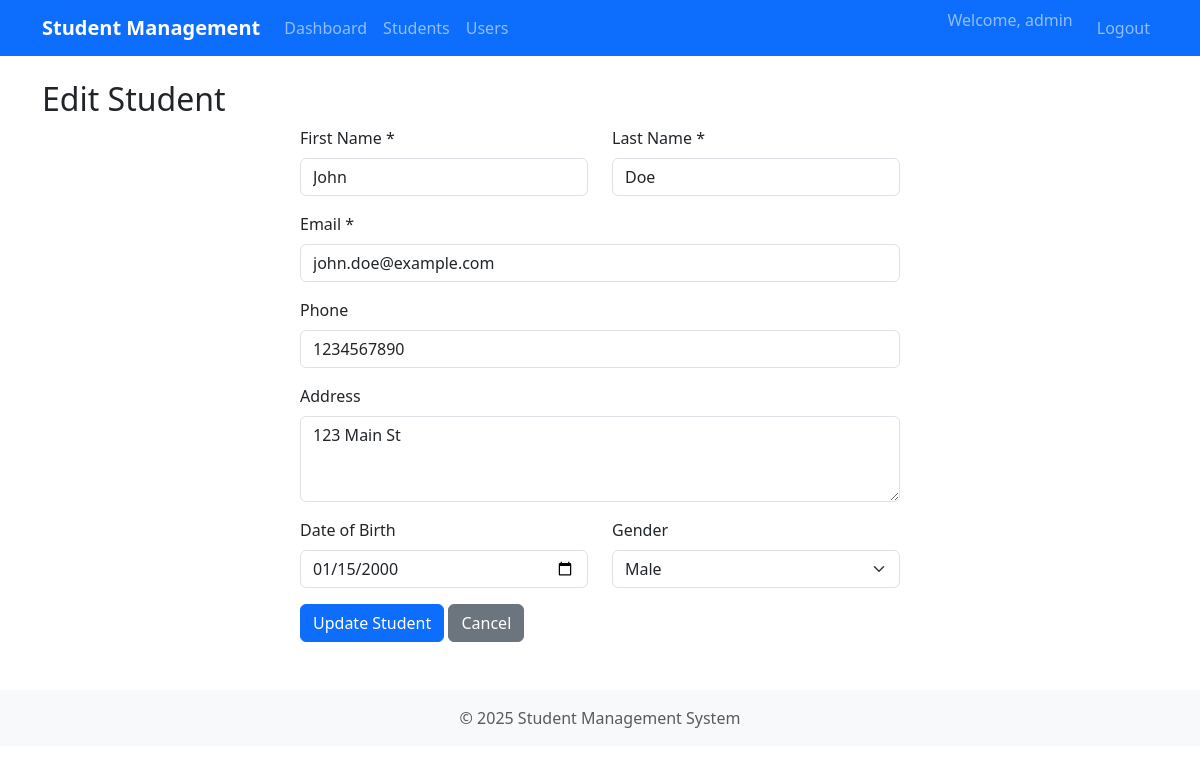
The page /students/edit.php?id=1 (signed in) on the database its author committed.
### tables this page shows
CREATE TABLE IF NOT EXISTS students (
    id INT AUTO_INCREMENT PRIMARY KEY,
    first_name VARCHAR(50) NOT NULL,
    last_name VARCHAR(50) NOT NULL,
    email VARCHAR(100) NOT NULL UNIQUE,
    phone VARCHAR(20),
    address TEXT,
    date_of_birth DATE,
    gender ENUM('male', 'female', 'other'),
    created_at TIMESTAMP DEFAULT CURRENT_TIMESTAMP,
    updated_at TIMESTAMP DEFAULT CURRENT_TIMESTAMP ON UPDATE CURRENT_TIMESTAMP
);

### students/edit.php (the view, shortened to what this page needs)
<?php
require_once '../config/config.php';
$student_id = (int)$_GET['id'];
$student = null;
try {
    $stmt = $pdo->prepare("SELECT * FROM students WHERE id = ?");
    $stmt->execute([$student_id]);
    $student = $stmt->fetch(PDO::FETCH_ASSOC);
} catch (PDOException $e) {
    $error = 'Error retrieving student: ' . $e->getMessage();
}
include_once '../includes/header.php';
?>
<h2>Edit Student</h2>
<?php if ($student): ?>
    <div class="form-container">
        <form method="POST">
            <div class="row">
                <div class="col-md-6 mb-3">
                    <label for="first_name" class="form-label">First Name *</label>
                    <input type="text" class="form-control" id="first_name" name="first_name" value="<?php echo isset($_POST['first_name']) ? htmlspecialchars($_POST['first_name']) : htmlspecialchars($student['first_name']); ?>" required>
                </div>
                <div class="col-md-6 mb-3">
                    <label for="last_name" class="form-label">Last Name *</label>
                    <input type="text" class="form-control" id="last_name" name="last_name" value="<?php echo isset($_POST['last_name']) ? htmlspecialchars($_POST['last_name']) : htmlspecialchars($student['last_name']); ?>" required>
                </div>
            </div>
            <div class="mb-3">
                <label for="email" class="form-label">Email *</label>
                <input type="email" class="form-control" id="email" name="email" value="<?php echo isset($_POST['email']) ? htmlspecialchars($_POST['email']) : htmlspecialchars($student['email']); ?>" required>
            </div>
            <div class="mb-3">
                <label for="phone" class="form-label">Phone</label>
                <input type="text" class="form-control" id="phone" name="phone" value="<?php echo isset($_POST['phone']) ? htmlspecialchars($_POST['phone']) : htmlspecialchars($student['phone']); ?>">
            </div>
            <div class="mb-3">
                <label for="address" class="form-label">Address</label>
                <textarea class="form-control" id="address" name="address" rows="3"><?php echo isset($_POST['address']) ? htmlspecialchars($_POST['address']) : htmlspecialchars($student['address']); ?></textarea>
            </div>
            <div class="row">
                <div class="col-md-6 mb-3">
                    <label for="date_of_birth" class="form-label">Date of Birth</label>
                    <input type="date" class="form-control" id="date_of_birth" name="date_of_birth" value="<?php echo isset($_POST['date_of_birth']) ? htmlspecialchars($_POST['date_of_birth']) : htmlspecialchars($student['date_of_birth']); ?>">
                </div>
                <div class="col-md-6 mb-3">
                    <label for="gender" class="form-label">Gender</label>
                    <select class="form-select" id="gender" name="gender">
                        <option value="male" <?php echo (isset($_POST['gender']) ? $_POST['gender'] === 'male' : $student['gender'] === 'male') ? 'selected' : ''; ?>>Male</option>
                    </select>
                </div>
            </div>
            <div class="mb-3">
                <button type="submit" class="btn btn-primary">Update Student</button>
                <a href="index.php" class="btn btn-secondary">Cancel</a>
            </div>
        </form>
    </div>
<?php else: ?>
    <div class="alert alert-warning">Student not found.</div>
    <a href="index.php" class="btn btn-secondary">Back to Students</a>
<?php endif; ?>
<?php include_once '../includes/footer.php'; ?>

### assets/style.css (style rules this page uses)
body { background-color: #f8f9fa; }
.btn { border-radius: 0.375rem; }
.form-container { max-width: 600px; margin: 0 auto; }

### rows shown on the page
students: first_name "John", last_name "Doe", email "john.doe@example.com", phone "1234567890", address "123 Main St", date_of_birth "01/15/2000", gender "Male"

### other values the page prints
$_SESSION['username'] "admin"
